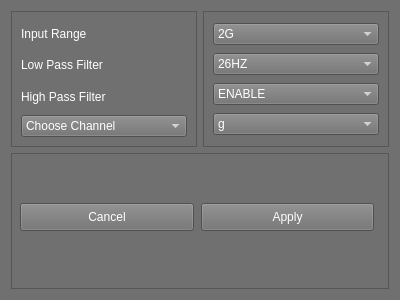
<?xml version="1.0" encoding="UTF-8"?>
<ui version="4.0">
 <class>Form</class>
 <widget class="QWidget" name="Form">
  <property name="geometry">
   <rect>
    <x>0</x>
    <y>0</y>
    <width>400</width>
    <height>300</height>
   </rect>
  </property>
  <property name="windowTitle">
   <string>Set Config</string>
  </property>
  <property name="styleSheet">
   <string notr="true">background-color: rgb(112, 112, 112);
color: rgb(255, 255, 255);</string>
  </property>
  <layout class="QGridLayout" name="gridLayout">
   <item row="0" column="1">
    <widget class="QFrame" name="frame_2">
     <property name="frameShape">
      <enum>QFrame::StyledPanel</enum>
     </property>
     <property name="frameShadow">
      <enum>QFrame::Raised</enum>
     </property>
     <layout class="QVBoxLayout" name="verticalLayout">
      <item>
       <widget class="QComboBox" name="comboBox">
        <item>
         <property name="text">
          <string>2G</string>
         </property>
        </item>
        <item>
         <property name="text">
          <string>4G</string>
         </property>
        </item>
        <item>
         <property name="text">
          <string>8G</string>
         </property>
        </item>
       </widget>
      </item>
      <item>
       <widget class="QComboBox" name="comboBox_2">
        <item>
         <property name="text">
          <string>26HZ</string>
         </property>
        </item>
        <item>
         <property name="text">
          <string>52HZ</string>
         </property>
        </item>
        <item>
         <property name="text">
          <string>104HZ</string>
         </property>
        </item>
        <item>
         <property name="text">
          <string>209HZ</string>
         </property>
        </item>
        <item>
         <property name="text">
          <string>418HZ</string>
         </property>
        </item>
        <item>
         <property name="text">
          <string>800HZ</string>
         </property>
        </item>
       </widget>
      </item>
      <item>
       <widget class="QComboBox" name="comboBox_4">
        <item>
         <property name="text">
          <string>ENABLE</string>
         </property>
        </item>
        <item>
         <property name="text">
          <string>DISABLE</string>
         </property>
        </item>
       </widget>
      </item>
      <item>
       <widget class="QComboBox" name="comboBox_3">
        <item>
         <property name="text">
          <string>g</string>
         </property>
        </item>
        <item>
         <property name="text">
          <string>mili g</string>
         </property>
        </item>
        <item>
         <property name="text">
          <string>f*t/s^2</string>
         </property>
        </item>
        <item>
         <property name="text">
          <string>m/s^2</string>
         </property>
        </item>
       </widget>
      </item>
     </layout>
    </widget>
   </item>
   <item row="0" column="0">
    <widget class="QFrame" name="frame">
     <property name="frameShape">
      <enum>QFrame::StyledPanel</enum>
     </property>
     <property name="frameShadow">
      <enum>QFrame::Raised</enum>
     </property>
     <layout class="QVBoxLayout" name="verticalLayout_2">
      <item>
       <widget class="QLabel" name="label">
        <property name="text">
         <string>Input Range</string>
        </property>
       </widget>
      </item>
      <item>
       <widget class="QLabel" name="label_2">
        <property name="text">
         <string>Low Pass Filter</string>
        </property>
       </widget>
      </item>
      <item>
       <widget class="QLabel" name="label_3">
        <property name="text">
         <string>High Pass Filter</string>
        </property>
       </widget>
      </item>
      <item>
       <widget class="QComboBox" name="comboBox_5">
        <property name="currentText">
         <string>Choose Channel</string>
        </property>
        <item>
         <property name="text">
          <string>Choose Channel</string>
         </property>
        </item>
        <item>
         <property name="text">
          <string>CH1</string>
         </property>
        </item>
        <item>
         <property name="text">
          <string>CH2</string>
         </property>
        </item>
        <item>
         <property name="text">
          <string>CH3</string>
         </property>
        </item>
       </widget>
      </item>
     </layout>
    </widget>
   </item>
   <item row="1" column="0" colspan="2">
    <widget class="QFrame" name="frame_3">
     <property name="frameShape">
      <enum>QFrame::StyledPanel</enum>
     </property>
     <property name="frameShadow">
      <enum>QFrame::Raised</enum>
     </property>
     <widget class="QPushButton" name="pushButton">
      <property name="geometry">
       <rect>
        <x>190</x>
        <y>50</y>
        <width>173</width>
        <height>28</height>
       </rect>
      </property>
      <property name="text">
       <string>Apply</string>
      </property>
     </widget>
     <widget class="QPushButton" name="pushButton_2">
      <property name="geometry">
       <rect>
        <x>9</x>
        <y>50</y>
        <width>174</width>
        <height>28</height>
       </rect>
      </property>
      <property name="text">
       <string>Cancel</string>
      </property>
     </widget>
    </widget>
   </item>
  </layout>
 </widget>
 <resources/>
 <connections/>
</ui>
